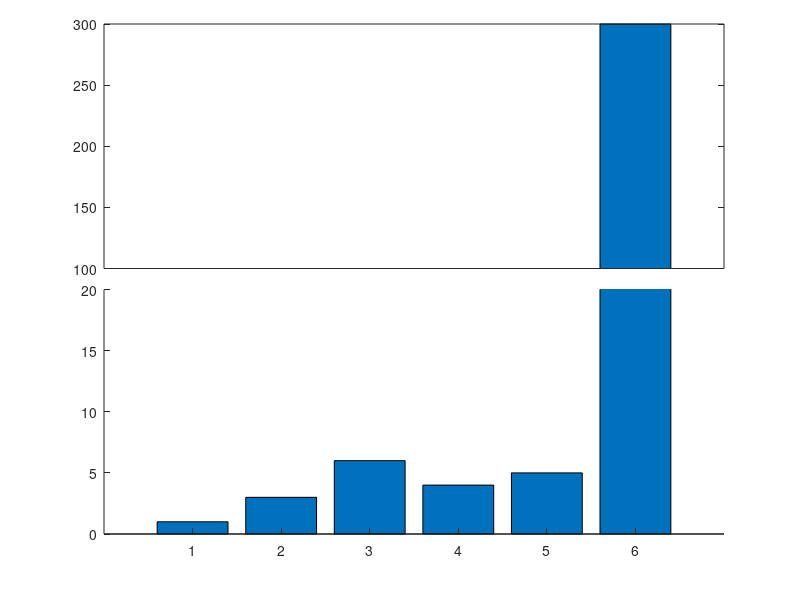

Write the MATLAB code that produced this figure.
a=[1 3 6 4 5 300];

ylim1=[0 20];
ylim2=[100 300];
xlim=[0 length(a)+1];

% retrieve your default axis pos
clf;
p0=get(gca,'position')
delete(gcf);

% create axis1
%a1=axes('position',[p0(1) p0(2) p0(3)/2-.025 p0(4)]);
a1=axes('position',[p0(1) p0(2) p0(3) p0(4)/2]);
%barh(a);
bar(a);
set(a1,'ylim',ylim1);
box off;

% create axis2
%a2=axes('position',[p0(1)+p0(3)/2+.025 p0(2) p0(3)/2-.025 p0(4)]);
%a2=axes('position',[p0(1) p0(4)/2+.145 p0(3) p0(4)/2])
a2=axes('position',[p0(1) p0(4)/2+.145 p0(3) p0(4)/2])
%barh(a);
bar(a);

set(a2,'xlim',xlim,'ylim',ylim2);
set(a2,'xtick',[]);
%set(a2,'xcolor',get(a2,'color'));
%box off

%%%%%%%%%%%%%%%% plotting %%%%%%%%%%%%%%%%%%%%%
output = "break_axis";

%figure;
saveas(1, strcat(output, ".png"));

box off
